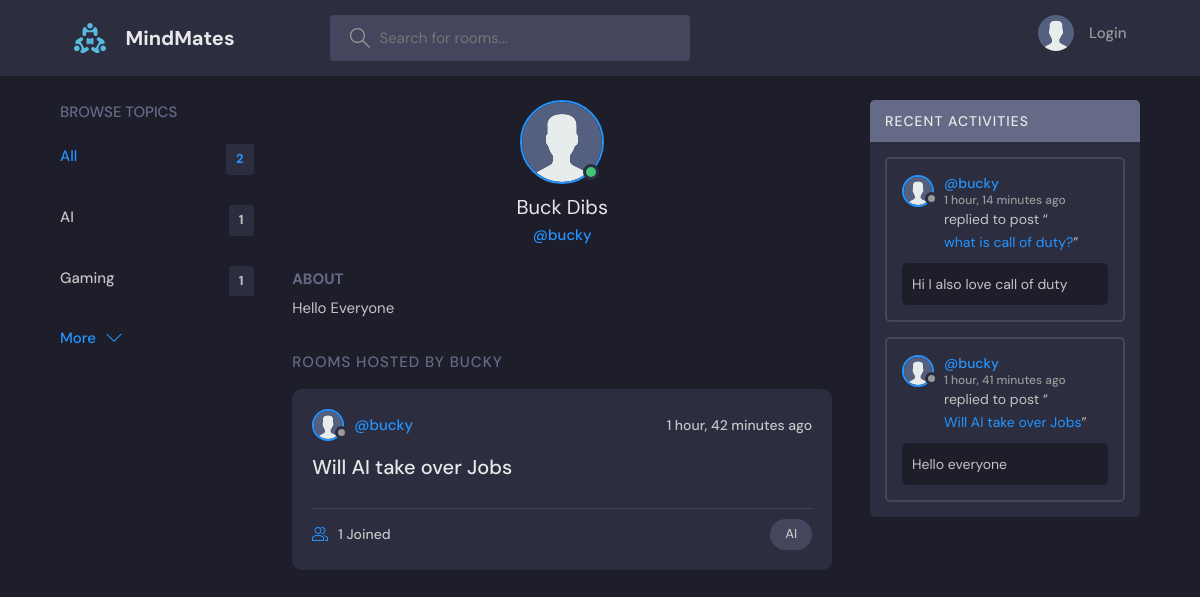
The app's page /profile/2/ with its own data.
### base/models.py (models this page shows, shortened)
class Topic(models.Model):
    name = models.CharField(max_length=200)

class User(AbstractUser):
    name = models.CharField(max_length=200,null=True)
    email = models.EmailField(unique=True,null=True)
    bio = models.TextField(null=True)
    USERNAME_FIELD = 'email'
    REQUIRED_FIELDS = []

class Room(models.Model):
    host = models.ForeignKey(User, on_delete=models.SET_NULL, null=True)
    topic = models.ForeignKey(Topic, on_delete=models.SET_NULL, null=True)
    name = models.CharField(max_length=200)
    description = models.TextField(null=True, blank=True)
    participants = models.ManyToManyField(User,related_name='participants',blank=True)
    updated = models.DateTimeField(auto_now=True)
    created = models.DateTimeField(auto_now_add=True)
    class Meta:
        ordering = ['-updated', '-created']
    def __str__(self):
        return self.name

class Message(models.Model):
    user = models.ForeignKey(User, on_delete=models.CASCADE)
    room = models.ForeignKey(Room, on_delete=models.CASCADE)
    body = models.TextField()
    updated = models.DateTimeField(auto_now=True)
    created = models.DateTimeField(auto_now_add=True)
    class Meta:
        ordering = ['-updated', '-created']

### base/views.py (the view)
# urls.py: path("profile/<str:pk>/", views.userProfile,name="user-profile"),
def userProfile(request, pk):
    user = User.objects.get(id=pk)
    rooms = user.room_set.all()
    room_messages = user.message_set.all()
    topics = Topic.objects.all()
    context = {'user': user, 'rooms': rooms,
               'room_messages': room_messages, 'topics': topics}
    return render(request, 'base/profile.html', context)

### base/templates/base/profile.html (shortened to what this page needs)
{% extends 'main.html' %}
{% block content %}
{%load static %}
<main class="profile-page layout layout--3">
  <div class="container">
    {% include 'base/topics_component.html' %}
    <div class="roomList">
      <div class="profile">
        <div class="profile__avatar">
          <div class="avatar avatar--large active">
            <img src="{%static 'images/avatar.svg' %}" />
          </div>
        </div>
        <div class="profile__info">
          <h3>{{user.name}}</h3>
          <p>@{{user.username}}</p>
        </div>
        <div class="profile__about">
          <h3>About</h3>
          <p>
            {{user.bio}}
          </p>
        </div>
      </div>
      <div class="roomList__header">
        <div>
          <h2>Rooms Hosted by {{user.username}}</a>
          </h2>
        </div>
      </div>
      {% include 'base/feed_component.html' %}
    </div>
    {% include 'base/activity_component.html' %}
  </div>
</main>
{% endblock content %}

### templates/main.html (shortened to what this page needs)
<!DOCTYPE html>
{% load static %}
<html lang="en">
  <head>
    <link rel="stylesheet" href="{% static 'styles/style.css' %}" />
  </head>
  <body>
    {% include 'navbar.html' %}
    {%block content%}
    {%endblock%}
  </body>
</html>

### templates/navbar.html (shortened to what this page needs)
{% load static %}
<header class="header header--loggedIn">
  <div class="container">
    <a href="{% url 'home' %}" class="header__logo">
      <img src="{% static 'images/logo.svg' %}" />
      <h1>MindMates</h1>
    </a>
    <form class="header__search" method="get" action="{% url 'home' %}">
      <label>
        <input name = "q" placeholder="Search for rooms..." />
      </label>
    </form>
    <nav class="header__menu">
      {% if request.user.is_authenticated %}
      <div class="header__user">
        <a href="{%url 'update-user'%}">
          <div class="avatar avatar--medium active">
            <img src="{%static 'images/avatar.svg' %}" />
          </div>
          <p>{{request.user.name}} <span>@{{request.user.username}}</span></p>
        </a>
        <button class="dropdown-button">
          <svg version="1.1" xmlns="http://www.w3.org/2000/svg" width="32" height="32" viewBox="0 0 32 32">
            <title>chevron-down</title>
            <path d="M16 21l-13-13h-3l16 16 16-16h-3l-13 13z"></path>
          </svg>
        </button>
      </div>
      {% else %}
      <a href="{% url 'login' %}">
        <img src="{%static 'images/avatar.svg' %}" />
        <p>Login</p>
      </a>
      {% endif %}
    </nav>
  </div>
</header>

### base/templates/base/topics_component.html
<div class="topics">
    <div class="topics__header">
        <h2>Browse Topics</h2>
    </div>
    <ul class="topics__list">
        <li>
            <a href="{% url 'home' %}" class="active">All <span>{{topics.count}}</span></a>
        </li>
        {% for topic in topics %}
        <li>
            <a href="{% url 'home' %}?q={{topic.name}}">{{topic.name}}<span>{{topic.room_set.all.count}}</span></a>
        </li>
        {% endfor %}
    </ul>
    <a class="btn btn--link" href="{% url 'topics' %}">
        More
        <svg version="1.1" xmlns="http://www.w3.org/2000/svg" width="32" height="32" viewBox="0 0 32 32">
            <title>chevron-down</title>
            <path d="M16 21l-13-13h-3l16 16 16-16h-3l-13 13z"></path>
        </svg>
    </a>
</div>

### base/templates/base/feed_component.html (shortened to what this page needs)
{%load static %}
{% for room in rooms %}
<div class="roomListRoom">
    <div class="roomListRoom__header">
        <a href="{% url 'user-profile' room.host.id %}" class="roomListRoom__author">
            <div class="avatar avatar--small">
                <img src="{%static 'images/avatar.svg' %}" />
            </div>
            <span>@{{room.host.username}}</span>
        </a>
        <div class="roomListRoom__actions">
            <span>{{room.created|timesince}} ago</span>
        </div>
    </div>
    <div class="roomListRoom__content">
        <a href="{% url 'room' room.id %}">{{room.name}}</a>
    </div>
    <div class="roomListRoom__meta">
        <a href="{% url 'room' room.id %}" class="roomListRoom__joined">
            {{room.participants.all.count}} Joined
        </a>
        <p class="roomListRoom__topic">{{room.topic.name}}</p>
    </div>
</div>
{% endfor %}

### base/templates/base/activity_component.html (shortened to what this page needs)
{%load static%}
<div class="activities">
    <div class="activities__header">
        <h2>Recent Activities</h2>
    </div>
    {% for message in room_messages %}
    <div class="activities__box">
        <div class="activities__boxHeader roomListRoom__header">
            <a href="{% url 'user-profile' message.user.id %}" class="roomListRoom__author">
                <div class="avatar avatar--small">
                    <img src="{% static 'images/avatar.svg' %}" />
                </div>
                <p>
                    @{{message.user.username}}
                    <span>{{message.created|timesince}} ago</span>
                </p>
            </a>
        </div>
        <div class="activities__boxContent">
            <p>replied to post “<a href="{% url 'room' message.room.id %}">{{message.room}}</a>”</p>
            <div class="activities__boxRoomContent">{{message.body}}</div>
        </div>
    </div>
    {% endfor %}
</div>

### records on screen
Topic: name "AI", room_set.all.count "1"
Topic: name "Gaming", room_set.all.count "1"
User: name "Buck Dibs", username "bucky", bio "Hello Everyone", username "BUCKY"
Room: host.username "bucky", created "1 hour, 42 minutes", name "Will AI take over Jobs", participants.all.count "1", topic.name "AI"
Message: user.username "bucky", created "1 hour, 14 minutes", room "what is call of duty?", body "Hi I also love call of duty"
Message: user.username "bucky", created "1 hour, 41 minutes", room "Will AI take over Jobs", body "Hello everyone"

### other values on screen
{{ topics.count }} "2"
